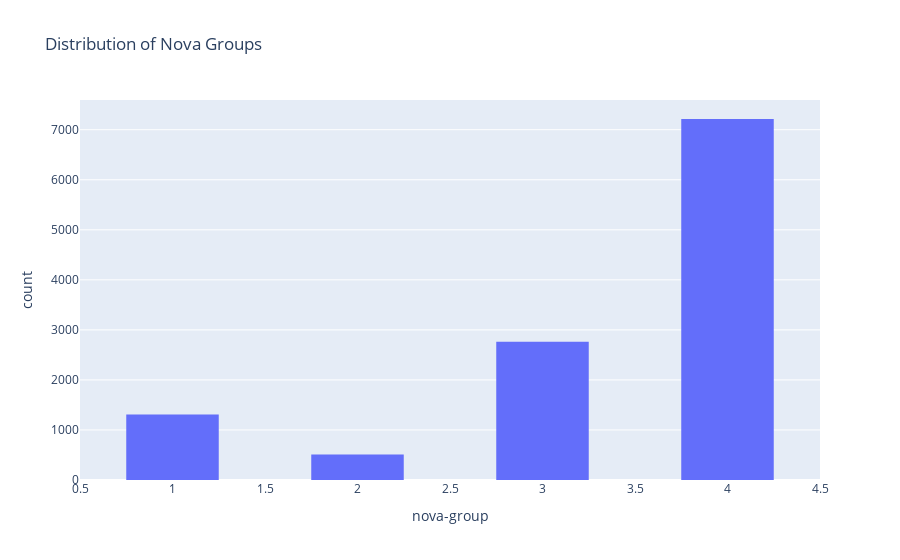

Notebook code cell kept with this figure:
### Markdown cell above
**Distribution of Carbohydrates**
- Carbohydrates: Similar to energy and sugars, the distribution of carbohydrates is right-skewed, indicating a concentration of products with lower carbohydrate values and fewer products with high carbohydrate content.

### Code cell
import plotly.express as px

fig = px.histogram(df, x='nova-group', title='Distribution of Nova Groups')
fig.update_layout(bargap=0.5)
fig.show()

### Figure 1 — Plotly figure (JSON) as saved in the notebook; plotly's stock layout.template omitted (floating-point values rounded to 4 significant figures; data arrays with more than 128 entries replaced by an {"elided": "..."} marker saying what was removed)
{"data": [{"bingroup": "x", "hovertemplate": "nova-group=%{x}<br>count=%{y}<extra></extra>", "legendgroup": "", "marker": {"color": "#636efa", "pattern": {"shape": ""}}, "name": "", "orientation": "v", "showlegend": false, "type": "histogram", "x": {"elided": "11798 float values"}, "xaxis": "x", "yaxis": "y"}], "layout": {"bargap": 0.5, "barmode": "relative", "legend": {"tracegroupgap": 0}, "title": {"text": "Distribution of Nova Groups"}, "xaxis": {"anchor": "y", "domain": [0, 1], "title": {"text": "nova-group"}}, "yaxis": {"anchor": "x", "domain": [0, 1], "title": {"text": "count"}}}}
